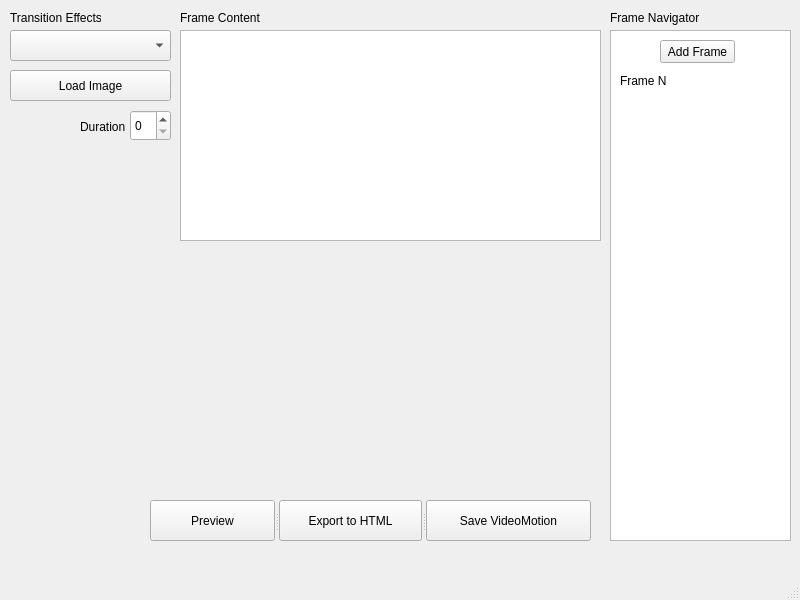
<?xml version="1.0" encoding="UTF-8"?>
<ui version="4.0">
 <author>InfoMotion.me</author>
 <class>MainWindow</class>
 <widget class="QMainWindow" name="MainWindow">
  <property name="geometry">
   <rect>
    <x>0</x>
    <y>0</y>
    <width>800</width>
    <height>600</height>
   </rect>
  </property>
  <property name="minimumSize">
   <size>
    <width>800</width>
    <height>600</height>
   </size>
  </property>
  <property name="maximumSize">
   <size>
    <width>800</width>
    <height>600</height>
   </size>
  </property>
  <property name="windowTitle">
   <string>InfoMotion</string>
  </property>
  <widget class="QWidget" name="centralwidget">
   <widget class="QTextEdit" name="content_edit">
    <property name="geometry">
     <rect>
      <x>180</x>
      <y>30</y>
      <width>421</width>
      <height>211</height>
     </rect>
    </property>
   </widget>
   <widget class="QComboBox" name="comboBox">
    <property name="geometry">
     <rect>
      <x>10</x>
      <y>30</y>
      <width>161</width>
      <height>31</height>
     </rect>
    </property>
   </widget>
   <widget class="QPushButton" name="load_image">
    <property name="geometry">
     <rect>
      <x>10</x>
      <y>70</y>
      <width>161</width>
      <height>31</height>
     </rect>
    </property>
    <property name="text">
     <string>Load Image</string>
    </property>
   </widget>
   <widget class="QSpinBox" name="timeout">
    <property name="geometry">
     <rect>
      <x>130</x>
      <y>110</y>
      <width>41</width>
      <height>31</height>
     </rect>
    </property>
   </widget>
   <widget class="QLabel" name="duration">
    <property name="geometry">
     <rect>
      <x>80</x>
      <y>120</y>
      <width>46</width>
      <height>13</height>
     </rect>
    </property>
    <property name="text">
     <string>Duration</string>
    </property>
   </widget>
   <widget class="QLabel" name="transition_effects">
    <property name="geometry">
     <rect>
      <x>10</x>
      <y>10</y>
      <width>91</width>
      <height>16</height>
     </rect>
    </property>
    <property name="text">
     <string>Transition Effects</string>
    </property>
   </widget>
   <widget class="QLabel" name="frame_content">
    <property name="geometry">
     <rect>
      <x>180</x>
      <y>10</y>
      <width>81</width>
      <height>16</height>
     </rect>
    </property>
    <property name="text">
     <string>Frame Content</string>
    </property>
   </widget>
   <widget class="QListView" name="framelist_navigatorView">
    <property name="geometry">
     <rect>
      <x>610</x>
      <y>30</y>
      <width>181</width>
      <height>511</height>
     </rect>
    </property>
   </widget>
   <widget class="QLabel" name="frame_navigator">
    <property name="geometry">
     <rect>
      <x>610</x>
      <y>10</y>
      <width>91</width>
      <height>16</height>
     </rect>
    </property>
    <property name="text">
     <string>Frame Navigator</string>
    </property>
   </widget>
   <widget class="QLabel" name="frame_nr_">
    <property name="geometry">
     <rect>
      <x>620</x>
      <y>70</y>
      <width>151</width>
      <height>21</height>
     </rect>
    </property>
    <property name="cursor">
     <cursorShape>PointingHandCursor</cursorShape>
    </property>
    <property name="frameShape">
     <enum>QFrame::NoFrame</enum>
    </property>
    <property name="frameShadow">
     <enum>QFrame::Plain</enum>
    </property>
    <property name="text">
     <string>Frame N</string>
    </property>
   </widget>
   <widget class="QPushButton" name="pushButton">
    <property name="geometry">
     <rect>
      <x>660</x>
      <y>40</y>
      <width>75</width>
      <height>23</height>
     </rect>
    </property>
    <property name="text">
     <string>Add Frame</string>
    </property>
   </widget>
   <widget class="QSplitter" name="splitter">
    <property name="geometry">
     <rect>
      <x>150</x>
      <y>500</y>
      <width>441</width>
      <height>41</height>
     </rect>
    </property>
    <property name="orientation">
     <enum>Qt::Horizontal</enum>
    </property>
    <widget class="QPushButton" name="preview_button">
     <property name="text">
      <string>Preview</string>
     </property>
    </widget>
    <widget class="QPushButton" name="save_html">
     <property name="text">
      <string>Export to HTML</string>
     </property>
    </widget>
    <widget class="QPushButton" name="save_video">
     <property name="text">
      <string>Save VideoMotion</string>
     </property>
    </widget>
   </widget>
  </widget>
  <widget class="QMenuBar" name="menubar">
   <property name="geometry">
    <rect>
     <x>0</x>
     <y>0</y>
     <width>800</width>
     <height>21</height>
    </rect>
   </property>
  </widget>
  <widget class="QStatusBar" name="statusbar"/>
 </widget>
 <resources/>
 <connections/>
</ui>
